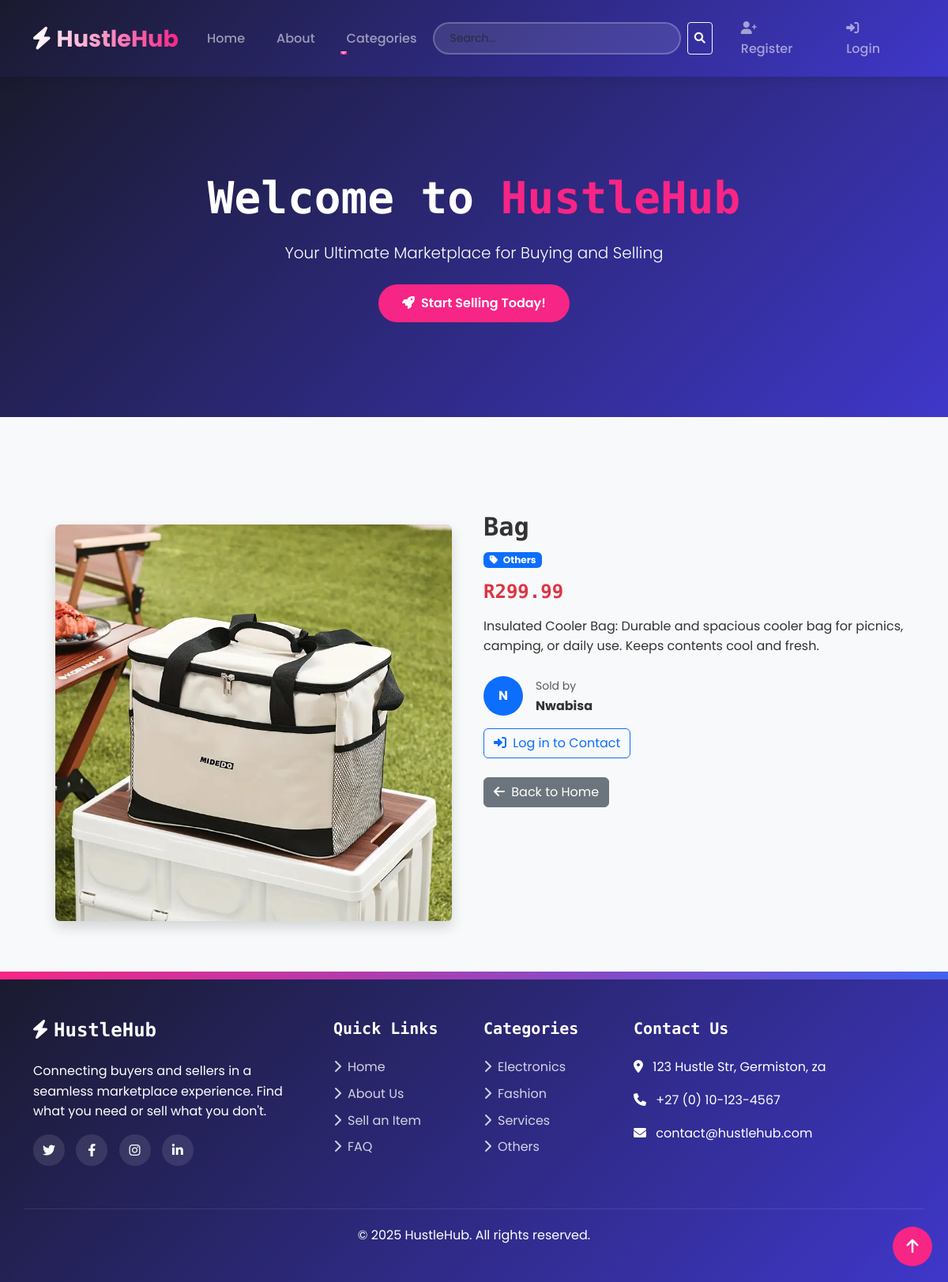
Screenshot of /marketplace/product/11/ with the database file from the repository.
### marketplace/models.py (models this page shows, shortened)
class Product(models.Model):
    CATEGORY_CHOICES = [
        ('electronics', 'Electronics'),
        ('fashion', 'Fashion'),
        ('services', 'Services'),
        ('others', 'Others'),
    ]
    name = models.CharField(max_length=255)
    description = models.TextField()
    price = models.DecimalField(max_digits=10, decimal_places=2)
    category = models.CharField(
        max_length=100,
        choices=CATEGORY_CHOICES
    )
    seller = models.ForeignKey(
        User,
        on_delete=models.CASCADE
    )
    image = models.ImageField(
        upload_to='product_images/',
        blank=True,
        null=True
    )
    created_at = models.DateTimeField(auto_now_add=True)

### marketplace/views.py (the view)
def product_detail(request, product_id):
    product = get_object_or_404(Product, id=product_id)
    return render(request, "marketplace/product_detail.html", {
        "product": product
    })

### marketplace/templates/marketplace/product_detail.html (shortened to what this page needs)
{% extends "base.html" %}
{% load static %}
{% block content %}
<div class="container my-5">
  <div class="row g-4 align-items-start">
    <div class="col-lg-6">
      <div class="bg-light p-3 rounded text-center">
        {% if product.image %}
        <img src="{{ product.image.url }}" class="img-fluid rounded shadow" alt="{{ product.name }}">
        {% else %}
        <img src="https://via.placeholder.com/500?text=No+Image" class="img-fluid rounded shadow" alt="No image">
        {% endif %}
      </div>
    </div>
    <div class="col-lg-6">
      <h2 class="fw-bold">{{ product.name }}</h2>
      {% if product.category %}
      <span class="badge bg-primary mb-3">
        <i class="fas fa-tag me-1"></i> {{ product.category|title }}
      </span>
      {% endif %}
      <h4 class="text-danger fw-bold">R{{ product.price|floatformat:2 }}</h4>
      <p class="mt-3">{{ product.description|linebreaks }}</p>
      <div class="mt-4">
        <div class="d-flex align-items-center mb-3">
          <div class="rounded-circle bg-primary text-white d-flex justify-content-center align-items-center me-3" style="width: 50px; height: 50px;">
            <strong>{{ product.seller.username|first|upper }}</strong>
          </div>
          <div>
            <small class="text-muted">Sold by</small><br>
            <strong>{{ product.seller.username }}</strong>
          </div>
        </div>
        {% if user.is_authenticated %}
          {% if user != product.seller %}
          <a href="{% url 'contact_seller' product.id %}" class="btn btn-primary">
            <i class="fas fa-envelope me-1"></i> Contact Seller
          </a>
          {% else %}
          <a href="{% url 'edit_product' product.id %}" class="btn btn-warning me-2">
            <i class="fas fa-edit me-1"></i> Edit
          </a>
          <a href="{% url 'delete_product' product.id %}" class="btn btn-danger">
            <i class="fas fa-trash-alt me-1"></i> Delete
          </a>
          {% endif %}
        {% else %}
        <a href="{% url 'login' %}?next={{ request.path }}" class="btn btn-outline-primary">
          <i class="fas fa-sign-in-alt me-1"></i> Log in to Contact
        </a>
        {% endif %}
      </div>
      <div class="mt-4">
        <a href="{% url 'home' %}" class="btn btn-secondary">
          <i class="fas fa-arrow-left me-1"></i> Back to Home
        </a>
      </div>
    </div>
  </div>
</div>
{% endblock %}

### static/css/style.css (style rules this page uses)
:root { --primary: #4361ee; --primary-dark: #3f37c9; --accent: #f72585; --dark: #1a1a2e; --light: #f8f9fa; --gray: #6c757d; }
body { font-family: 'Poppins', sans-serif; background-color: var(--light); color: #333; line-height: 1.6; }
h1, h2, h3, h4, h5, h6 { font-family: 'Space Mono', monospace; font-weight: 700; }

### home/templates/base.html (style rules this page uses)
html { scroll-behavior: smooth; }

### rows the page displays
Product: image (picture), name "Bag", category "Others", price "299.99", description "Insulated Cooler Bag: Durable and spacious cooler bag for picnics, camping, or daily use. Keeps contents cool and fresh.", seller.username|first "N", seller.username "Nwabisa"
